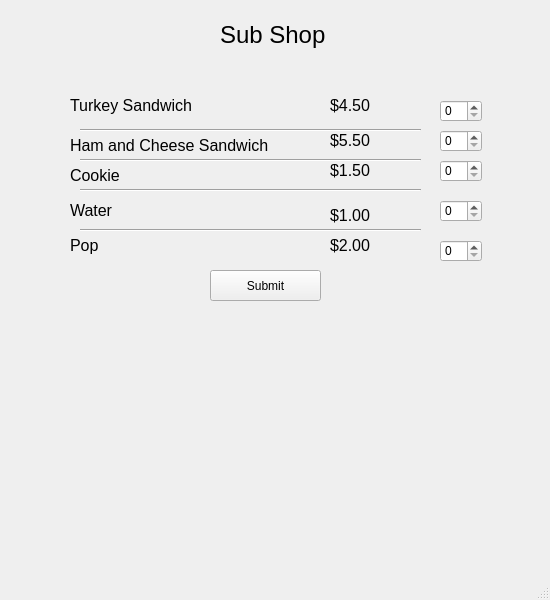
<?xml version="1.0" encoding="UTF-8"?>
<ui version="4.0">
 <class>MainWindow</class>
 <widget class="QMainWindow" name="MainWindow">
  <property name="geometry">
   <rect>
    <x>0</x>
    <y>0</y>
    <width>550</width>
    <height>600</height>
   </rect>
  </property>
  <property name="minimumSize">
   <size>
    <width>550</width>
    <height>600</height>
   </size>
  </property>
  <property name="maximumSize">
   <size>
    <width>550</width>
    <height>600</height>
   </size>
  </property>
  <property name="windowTitle">
   <string>MainWindow</string>
  </property>
  <widget class="QWidget" name="centralwidget">
   <widget class="QLabel" name="cookie_label">
    <property name="geometry">
     <rect>
      <x>70</x>
      <y>160</y>
      <width>91</width>
      <height>31</height>
     </rect>
    </property>
    <property name="text">
     <string>&lt;html&gt;&lt;head/&gt;&lt;body&gt;&lt;p&gt;&lt;span style=&quot; font-size:12pt;&quot;&gt;Cookie&lt;/span&gt;&lt;/p&gt;&lt;/body&gt;&lt;/html&gt;</string>
    </property>
   </widget>
   <widget class="QLabel" name="turkey_label">
    <property name="geometry">
     <rect>
      <x>70</x>
      <y>90</y>
      <width>121</width>
      <height>31</height>
     </rect>
    </property>
    <property name="text">
     <string>&lt;html&gt;&lt;head/&gt;&lt;body&gt;&lt;p&gt;&lt;span style=&quot; font-size:12pt;&quot;&gt;Turkey Sandwich&lt;/span&gt;&lt;/p&gt;&lt;/body&gt;&lt;/html&gt;</string>
    </property>
   </widget>
   <widget class="QLabel" name="water_label">
    <property name="geometry">
     <rect>
      <x>70</x>
      <y>200</y>
      <width>81</width>
      <height>21</height>
     </rect>
    </property>
    <property name="text">
     <string>&lt;html&gt;&lt;head/&gt;&lt;body&gt;&lt;p&gt;&lt;span style=&quot; font-size:12pt;&quot;&gt;Water&lt;/span&gt;&lt;/p&gt;&lt;/body&gt;&lt;/html&gt;</string>
    </property>
   </widget>
   <widget class="QLabel" name="label_4">
    <property name="geometry">
     <rect>
      <x>220</x>
      <y>10</y>
      <width>111</width>
      <height>51</height>
     </rect>
    </property>
    <property name="text">
     <string>&lt;html&gt;&lt;head/&gt;&lt;body&gt;&lt;p&gt;&lt;span style=&quot; font-size:18pt;&quot;&gt;Sub Shop&lt;/span&gt;&lt;/p&gt;&lt;/body&gt;&lt;/html&gt;</string>
    </property>
   </widget>
   <widget class="QLabel" name="ham_label">
    <property name="geometry">
     <rect>
      <x>70</x>
      <y>130</y>
      <width>201</width>
      <height>31</height>
     </rect>
    </property>
    <property name="text">
     <string>&lt;html&gt;&lt;head/&gt;&lt;body&gt;&lt;p&gt;&lt;span style=&quot; font-size:12pt;&quot;&gt;Ham and Cheese Sandwich&lt;/span&gt;&lt;/p&gt;&lt;/body&gt;&lt;/html&gt;</string>
    </property>
   </widget>
   <widget class="QLabel" name="pop_label">
    <property name="geometry">
     <rect>
      <x>70</x>
      <y>230</y>
      <width>61</width>
      <height>31</height>
     </rect>
    </property>
    <property name="text">
     <string>&lt;html&gt;&lt;head/&gt;&lt;body&gt;&lt;p&gt;&lt;span style=&quot; font-size:12pt;&quot;&gt;Pop&lt;/span&gt;&lt;/p&gt;&lt;/body&gt;&lt;/html&gt;</string>
    </property>
   </widget>
   <widget class="QLabel" name="turkey_money">
    <property name="geometry">
     <rect>
      <x>330</x>
      <y>90</y>
      <width>61</width>
      <height>31</height>
     </rect>
    </property>
    <property name="text">
     <string>&lt;html&gt;&lt;head/&gt;&lt;body&gt;&lt;p&gt;&lt;span style=&quot; font-size:12pt;&quot;&gt;$4.50&lt;/span&gt;&lt;/p&gt;&lt;/body&gt;&lt;/html&gt;</string>
    </property>
   </widget>
   <widget class="QLabel" name="ham_money">
    <property name="geometry">
     <rect>
      <x>330</x>
      <y>130</y>
      <width>47</width>
      <height>21</height>
     </rect>
    </property>
    <property name="text">
     <string>&lt;html&gt;&lt;head/&gt;&lt;body&gt;&lt;p&gt;&lt;span style=&quot; font-size:12pt;&quot;&gt;$5.50&lt;/span&gt;&lt;/p&gt;&lt;/body&gt;&lt;/html&gt;</string>
    </property>
   </widget>
   <widget class="Line" name="line">
    <property name="geometry">
     <rect>
      <x>80</x>
      <y>120</y>
      <width>341</width>
      <height>20</height>
     </rect>
    </property>
    <property name="orientation">
     <enum>Qt::Horizontal</enum>
    </property>
   </widget>
   <widget class="Line" name="line_2">
    <property name="geometry">
     <rect>
      <x>80</x>
      <y>150</y>
      <width>341</width>
      <height>20</height>
     </rect>
    </property>
    <property name="orientation">
     <enum>Qt::Horizontal</enum>
    </property>
   </widget>
   <widget class="Line" name="line_3">
    <property name="geometry">
     <rect>
      <x>80</x>
      <y>180</y>
      <width>341</width>
      <height>20</height>
     </rect>
    </property>
    <property name="orientation">
     <enum>Qt::Horizontal</enum>
    </property>
   </widget>
   <widget class="Line" name="line_4">
    <property name="geometry">
     <rect>
      <x>80</x>
      <y>220</y>
      <width>341</width>
      <height>20</height>
     </rect>
    </property>
    <property name="orientation">
     <enum>Qt::Horizontal</enum>
    </property>
   </widget>
   <widget class="QLabel" name="cookie_money">
    <property name="geometry">
     <rect>
      <x>330</x>
      <y>160</y>
      <width>47</width>
      <height>21</height>
     </rect>
    </property>
    <property name="text">
     <string>&lt;html&gt;&lt;head/&gt;&lt;body&gt;&lt;p&gt;&lt;span style=&quot; font-size:12pt;&quot;&gt;$1.50&lt;/span&gt;&lt;/p&gt;&lt;/body&gt;&lt;/html&gt;</string>
    </property>
   </widget>
   <widget class="QLabel" name="water_money">
    <property name="geometry">
     <rect>
      <x>330</x>
      <y>200</y>
      <width>51</width>
      <height>31</height>
     </rect>
    </property>
    <property name="text">
     <string>&lt;html&gt;&lt;head/&gt;&lt;body&gt;&lt;p&gt;&lt;span style=&quot; font-size:12pt;&quot;&gt;$1.00&lt;/span&gt;&lt;/p&gt;&lt;/body&gt;&lt;/html&gt;</string>
    </property>
   </widget>
   <widget class="QLabel" name="pop_money">
    <property name="geometry">
     <rect>
      <x>330</x>
      <y>230</y>
      <width>51</width>
      <height>31</height>
     </rect>
    </property>
    <property name="text">
     <string>&lt;html&gt;&lt;head/&gt;&lt;body&gt;&lt;p&gt;&lt;span style=&quot; font-size:12pt;&quot;&gt;$2.00&lt;/span&gt;&lt;/p&gt;&lt;/body&gt;&lt;/html&gt;</string>
    </property>
   </widget>
   <widget class="QSpinBox" name="turkey_sandwich">
    <property name="geometry">
     <rect>
      <x>440</x>
      <y>100</y>
      <width>42</width>
      <height>22</height>
     </rect>
    </property>
   </widget>
   <widget class="QSpinBox" name="ham_sandwich">
    <property name="geometry">
     <rect>
      <x>440</x>
      <y>130</y>
      <width>42</width>
      <height>22</height>
     </rect>
    </property>
   </widget>
   <widget class="QSpinBox" name="cookie">
    <property name="geometry">
     <rect>
      <x>440</x>
      <y>160</y>
      <width>42</width>
      <height>22</height>
     </rect>
    </property>
   </widget>
   <widget class="QSpinBox" name="water">
    <property name="geometry">
     <rect>
      <x>440</x>
      <y>200</y>
      <width>42</width>
      <height>22</height>
     </rect>
    </property>
   </widget>
   <widget class="QSpinBox" name="pop">
    <property name="geometry">
     <rect>
      <x>440</x>
      <y>240</y>
      <width>42</width>
      <height>22</height>
     </rect>
    </property>
   </widget>
   <widget class="QLabel" name="amount_due">
    <property name="geometry">
     <rect>
      <x>60</x>
      <y>330</y>
      <width>421</width>
      <height>71</height>
     </rect>
    </property>
    <property name="text">
     <string>&lt;html&gt;&lt;head/&gt;&lt;body&gt;&lt;p&gt;&lt;span style=&quot; font-size:12pt;&quot;&gt;&lt;br/&gt;&lt;/span&gt;&lt;/p&gt;&lt;/body&gt;&lt;/html&gt;</string>
    </property>
    <property name="alignment">
     <set>Qt::AlignCenter</set>
    </property>
    <property name="openExternalLinks">
     <bool>false</bool>
    </property>
   </widget>
   <widget class="QPushButton" name="button_submit">
    <property name="geometry">
     <rect>
      <x>210</x>
      <y>270</y>
      <width>111</width>
      <height>31</height>
     </rect>
    </property>
    <property name="text">
     <string>Submit</string>
    </property>
    <property name="iconSize">
     <size>
      <width>20</width>
      <height>20</height>
     </size>
    </property>
   </widget>
  </widget>
  <widget class="QMenuBar" name="menubar">
   <property name="geometry">
    <rect>
     <x>0</x>
     <y>0</y>
     <width>550</width>
     <height>21</height>
    </rect>
   </property>
  </widget>
  <widget class="QStatusBar" name="statusbar"/>
 </widget>
 <resources/>
 <connections/>
</ui>
